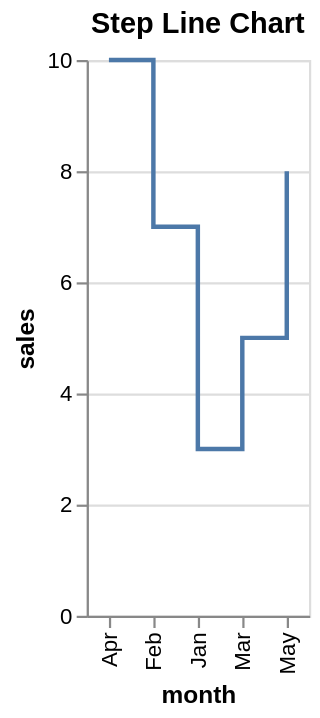

The specification (Vega-Lite) saved for this image:
### Vega-Lite specification from a JSON file in a GitHub repository (floating-point values rounded to 4 significant figures)
{"$schema": "https://vega.github.io/schema/vega-lite/v5.20.1.json", "config": {"view": {"continuousHeight": 300, "continuousWidth": 300}}, "data": {"name": "data-da9a454df0df8e8c843a0e21b04bad6c"}, "datasets": {"data-da9a454df0df8e8c843a0e21b04bad6c": [{"category": "A", "month": "Jan", "sales": 3, "value": 10}, {"category": "B", "month": "Feb", "sales": 7, "value": 15}, {"category": "C", "month": "Mar", "sales": 5, "value": 8}, {"category": "D", "month": "Apr", "sales": 10, "value": 20}, {"category": "E", "month": "May", "sales": 8, "value": 25}]}, "encoding": {"x": {"field": "month", "type": "nominal"}, "y": {"field": "sales", "type": "quantitative"}}, "height": 250, "mark": {"interpolate": "step-after", "type": "line"}, "title": "Step Line Chart", "width": "container"}
